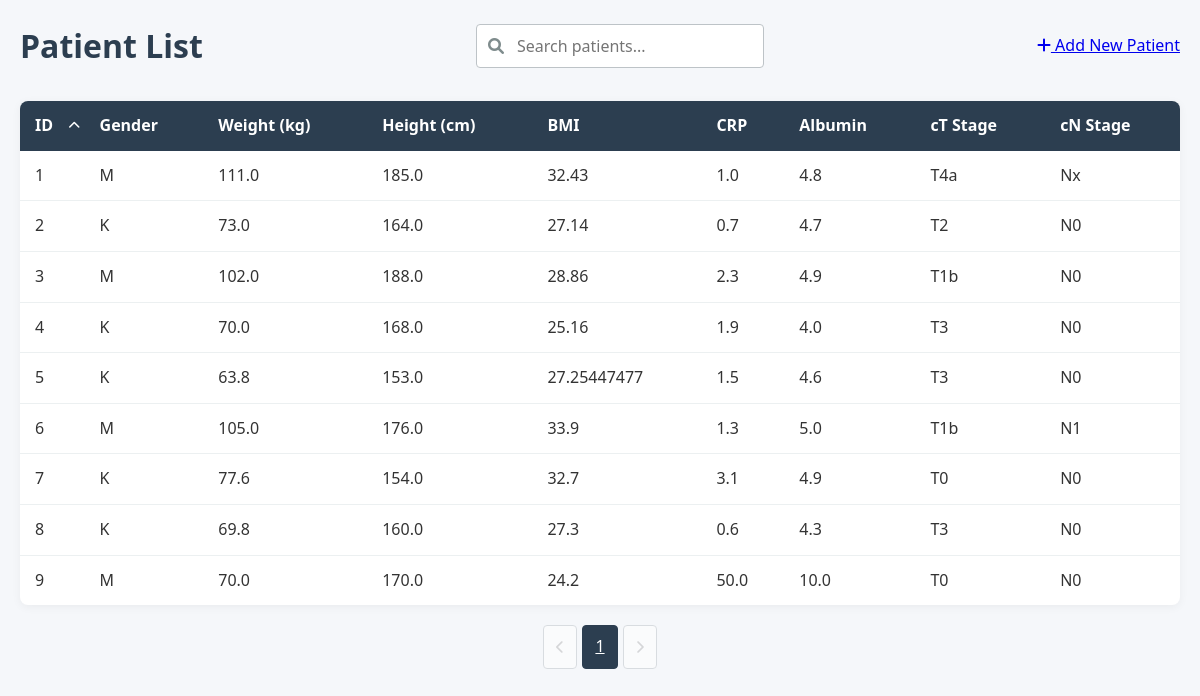
The page / on the database its author committed.
### models.py (models this page shows, shortened)
class Patient(db.Model):
    id = db.Column(db.Integer, primary_key=True)
    gender = db.Column(db.String(1), nullable=False)        # 'M' lub 'K'
    weight = db.Column(db.Float, nullable=False)            # waga w kg (wartości numeryczne)
    height = db.Column(db.Float, nullable=False)            # wzrost w cm (wartości numeryczne)
    bmi = db.Column(db.Float, nullable=False)               # BMI (wartości numeryczne)
    CRP = db.Column(db.Float, nullable=False)               # CRP (wartości numeryczne)
    Alb = db.Column(db.Float, nullable=False)               # Alb (wartości numeryczne)
    WCC = db.Column(db.Float, nullable=False)               # WCC (wartości numeryczne)
    NEU = db.Column(db.Float, nullable=False)               # NEU (wartości numeryczne)
    total_protein = db.Column(db.Float, nullable=False)     # białko całkowite (wartości numeryczne)
    pT = db.Column(db.String(10), nullable=False)           # stadium T (wartości kategoryczne)
    pN = db.Column(db.String(10), nullable=False)           # stadium N (wartości kategoryczne)
    pM = db.Column(db.String(10), nullable=False)           # stadium M (wartości kategoryczne)
    PNI = db.Column(db.Integer, nullable=False)             # PNI (wartości numeryczne 0-1)
    GRADING = db.Column(db.String(10), nullable=False)      # stopień zróżnicowania (wartości kategoryczne)
    Lauren = db.Column(db.String(10), nullable=False)       # typ Lauren (wartości kategoryczne)
    CTH_preop = db.Column(db.String(10), nullable=False)    # chemioterapia przedoperacyjna (wartości kategoryczne)
    cycles_number = db.Column(db.Integer, nullable=False)   # liczba cykli chemioterapii (wartości numeryczne)
    leukocytes = db.Column(db.Float, nullable=True)        # NEW: total leukocytes count (nullable)
    pni_float = db.Column(db.Float, nullable=True)         # NEW: float PNI value (nullable)
    predictions = db.relationship('Prediction', backref='patient', lazy=True)

### app.py (the view, shortened to what this page needs)
    @app.route('/')
    def index():
        search_query = request.args.get('search', '')
        page = request.args.get('page', 1, type=int)
        per_page = 10
        sort_by = request.args.get('sort', 'id')  # Default sort by ID
        sort_order = request.args.get('order', 'asc')  # Default ascending
        base_query = Patient.query
        if sort_by == 'weight':
            sort_column = Patient.weight
        elif sort_by == 'height':
            sort_column = Patient.height
        elif sort_by == 'bmi':
            sort_column = Patient.bmi
        elif sort_by == 'CRP':
            sort_column = Patient.CRP
        elif sort_by == 'Alb':
            sort_column = Patient.Alb
        elif sort_by == 'pT':
            sort_column = Patient.pT
        elif sort_by == 'pN':
            sort_column = Patient.pN
        elif sort_by == 'id':
            sort_column = Patient.id
        else:  # Default case
            sort_column = Patient.id
        if sort_order == 'desc':
            patients = base_query.order_by(sort_column.desc())
        else:
            patients = base_query.order_by(sort_column.asc())
        patients = patients.paginate(page=page, per_page=per_page)
        return render_template('index.html',
                            patients=patients,
                            search_query=search_query,
                            sort_by=sort_by,
                            sort_order=sort_order)

### templates/index.html (shortened to what this page needs)
{% extends "base.html" %}
{% block content %}
<header>
    <h1>Patient List</h1>
    <div class="search-container">
        <i class="fas fa-search"></i>
        <form method="get" action="{{ url_for('index') }}">
            <input type="text" name="search" placeholder="Search patients..."
                   value="{{ search_query }}" id="searchInput">
        </form>
    </div>
    <div class="actions">
        <a href="{{ url_for('new_patient') }}" class="btn-add">
            <i class="fas fa-plus"></i> Add New Patient
        </a>
    </div>
</header>
<div class="patient-table-container">
    <table class="patient-table">
        <thead>
            <tr>
                <th class="sortable {% if sort_by == 'id' %}sorted-{{ sort_order }}{% endif %}"
                    data-sort="id">
                    ID {% if sort_by == 'id' %}
                        <i class="fas fa-chevron-{% if sort_order == 'asc' %}up{% else %}down{% endif %}"></i>
                    {% endif %}
                </th>
                <th>Gender</th>
                <th>Weight (kg)</th>
                <th>Height (cm)</th>
                <th>BMI</th>
                <th>CRP</th>
                <th>Albumin</th>
                <th>cT Stage</th>
                <th>cN Stage</th>
            </tr>
        </thead>
        <tbody>
            {% for patient in patients.items %}
            <tr class="patient-row" onclick="window.location='{{ url_for('patient_detail', patient_id=patient.id) }}'">
                <td>{{ patient.id }}</td>
                <td>{{ patient.gender }}</td>
                <td>{{ patient.weight }}</td>
                <td>{{ patient.height }}</td>
                <td>{{ patient.bmi }}</td>
                <td>{{ patient.CRP }}</td>
                <td>{{ patient.Alb }}</td>
                <td>{{ patient.pT }}</td>
                <td>{{ patient.pN }}</td>
            </tr>
            {% endfor %}
        </tbody>
    </table>
</div>
<div class="pagination">
    {% if patients.has_prev %}
        <a href="{{ url_for('index', page=patients.prev_num, search=search_query) }}"
           class="pagination-button">
            <i class="fas fa-chevron-left"></i>
        </a>
    {% else %}
        <button class="pagination-button" disabled>
            <i class="fas fa-chevron-left"></i>
        </button>
    {% endif %}
    {% for page_num in patients.iter_pages() %}
        {% if page_num %}
            <a href="{{ url_for('index', page=page_num, search=search_query) }}"
               class="pagination-button {% if page_num == patients.page %}active{% endif %}">
                {{ page_num }}
            </a>
        {% else %}
            <span class="pagination-ellipsis">...</span>
        {% endif %}
    {% endfor %}
    {% if patients.has_next %}
        <a href="{{ url_for('index', page=patients.next_num, search=search_query) }}"
           class="pagination-button">
            <i class="fas fa-chevron-right"></i>
        </a>
    {% else %}
        <button class="pagination-button" disabled>
            <i class="fas fa-chevron-right"></i>
        </button>
    {% endif %}
</div>
{% endblock %}

### templates/base.html (shortened to what this page needs)
<!DOCTYPE html>
<html lang="en">
<head>
    <link rel="stylesheet" href="{{ url_for('static', filename='css/styles.css') }}">
    <link rel="stylesheet" href="https://cdnjs.cloudflare.com/ajax/libs/font-awesome/6.0.0/css/all.min.css">
</head>
<body>
    <div class="container">
        {% block content %}{% endblock %}
    </div>
</body>
</html>

### static/css/styles.css (style rules this page uses)
:root { --primary-color: #2c3e50; --secondary-color: #3498db; --accent-color: #e74c3c; --light-gray: #ecf0f1; --medium-gray: #bdc3c7; --dark-gray: #7f8c8d; --success-color: #2ecc71; --warning-color: #f39c12; --danger-color: #e74c3c; }
* { margin: 0; padding: 0; box-sizing: border-box; font-family: 'Segoe UI', Tahoma, Geneva, Verdana, sans-serif; }
body { background-color: #f5f7fa; color: #333; line-height: 1.6; }
.container { max-width: 1200px; margin: 0 auto; padding: 20px; }
header { margin-bottom: 30px; display: flex; justify-content: space-between; align-items: center; flex-wrap: wrap; gap: 20px; }
h1 { color: var(--primary-color); font-weight: 600; }
.search-container { position: relative; min-width: 250px; }
.search-container i { position: absolute; left: 12px; top: 50%; transform: translateY(-50%); color: var(--dark-gray); }
.search-container input { width: 100%; padding: 10px 15px 10px 40px; border: 1px solid var(--medium-gray); border-radius: 4px; font-size: 16px; transition: border-color 0.3s; }
.patient-table-container { background: white; border-radius: 8px; box-shadow: 0 2px 10px rgba(0, 0, 0, 0.05); overflow: hidden; margin-bottom: 20px; }
.patient-table { width: 100%; border-collapse: collapse; }
.patient-table th { background-color: var(--primary-color); color: white; padding: 12px 15px; text-align: left; }
.patient-table td { padding: 12px 15px; border-bottom: 1px solid var(--light-gray); }
.patient-table tr:last-child td { border-bottom: none; }
.patient-row { transition: background-color 0.2s; cursor: pointer; }
.pagination { display: flex; justify-content: center; gap: 5px; margin-top: 20px; }
.pagination-button { padding: 8px 12px; border: 1px solid var(--medium-gray); background: white; border-radius: 4px; cursor: pointer; transition: all 0.2s; }
.pagination-button.active { background: var(--primary-color); color: white; border-color: var(--primary-color); }
.pagination-button:disabled { opacity: 0.5; cursor: not-allowed; }
.sortable { cursor: pointer; position: relative; padding-right: 20px; transition: background-color 0.2s; }
.sortable i { position: absolute; right: 5px; top: 50%; transform: translateY(-50%); font-size: 12px; }
.sorted-asc { background-color: rgba(52, 152, 219, 0.1); }

### rows shown on the page
Patient: id "1", gender "M", weight "111.0", height "185.0", bmi "32.43", CRP "1.0", Alb "4.8", pT "T4a", pN "Nx"
Patient: id "2", gender "K", weight "73.0", height "164.0", bmi "27.14", CRP "0.7", Alb "4.7", pT "T2", pN "N0"
Patient: id "3", gender "M", weight "102.0", height "188.0", bmi "28.86", CRP "2.3", Alb "4.9", pT "T1b", pN "N0"
Patient: id "4", gender "K", weight "70.0", height "168.0", bmi "25.16", CRP "1.9", Alb "4.0", pT "T3", pN "N0"
Patient: id "5", gender "K", weight "63.8", height "153.0", bmi "27.25447477", CRP "1.5", Alb "4.6", pT "T3", pN "N0"
Patient: id "6", gender "M", weight "105.0", height "176.0", bmi "33.9", CRP "1.3", Alb "5.0", pT "T1b", pN "N1"
Patient: id "7", gender "K", weight "77.6", height "154.0", bmi "32.7", CRP "3.1", Alb "4.9", pT "T0", pN "N0"
Patient: id "8", gender "K", weight "69.8", height "160.0", bmi "27.3", CRP "0.6", Alb "4.3", pT "T3", pN "N0"
Patient: id "9", gender "M", weight "70.0", height "170.0", bmi "24.2", CRP "50.0", Alb "10.0", pT "T0", pN "N0"

### other values the page prints
{{ page_num }} "1"
